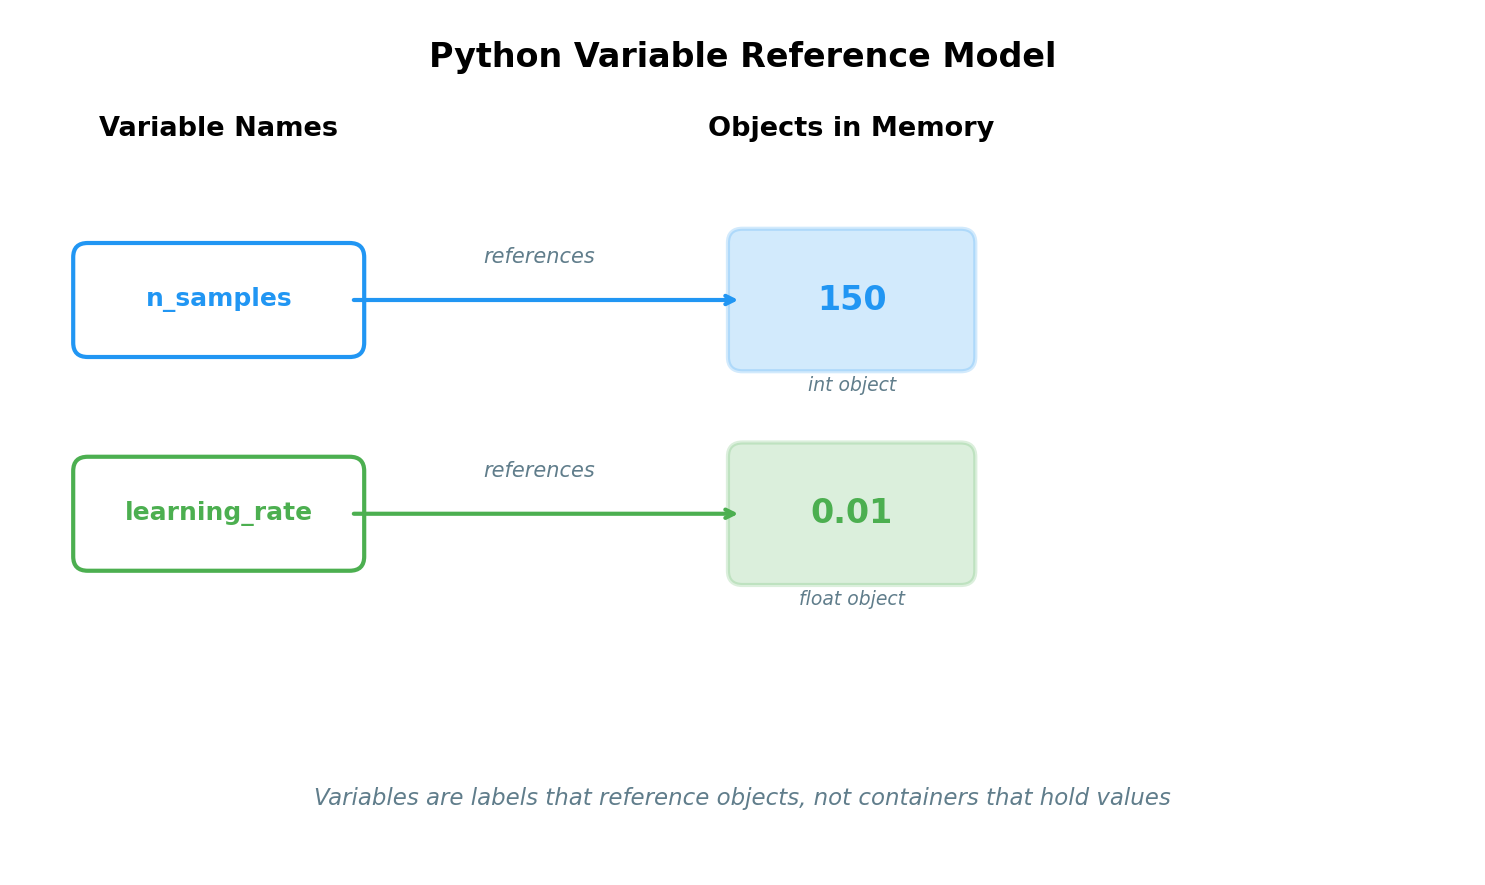

Recreate this plot in Python.
"""
Variable Reference Model Diagram
Shows how variables are references to objects in memory
"""
import matplotlib.pyplot as plt
import matplotlib.patches as patches

fig, ax = plt.subplots(figsize=(10, 6))
ax.set_xlim(0, 10)
ax.set_ylim(0, 6)
ax.axis('off')

# Define colors
color_blue = '#2196F3'
color_green = '#4CAF50'
color_gray = '#607D8B'

# Variable names (labels)
var_y = 4
ax.add_patch(patches.FancyBboxPatch((0.5, var_y-0.3), 1.8, 0.6,
                                     boxstyle="round,pad=0.1",
                                     edgecolor=color_blue,
                                     facecolor='white',
                                     linewidth=2))
ax.text(1.4, var_y, 'n_samples', ha='center', va='center',
        fontsize=12, weight='bold', color=color_blue)

ax.add_patch(patches.FancyBboxPatch((0.5, var_y-1.8), 1.8, 0.6,
                                     boxstyle="round,pad=0.1",
                                     edgecolor=color_green,
                                     facecolor='white',
                                     linewidth=2))
ax.text(1.4, var_y-1.5, 'learning_rate', ha='center', va='center',
        fontsize=12, weight='bold', color=color_green)

# Objects in memory
obj_y = 4
ax.add_patch(patches.FancyBboxPatch((5, obj_y-0.4), 1.5, 0.8,
                                     boxstyle="round,pad=0.1",
                                     edgecolor=color_blue,
                                     facecolor=color_blue,
                                     linewidth=2,
                                     alpha=0.2))
ax.text(5.75, obj_y, '150', ha='center', va='center',
        fontsize=16, weight='bold', color=color_blue)
ax.text(5.75, obj_y-0.6, 'int object', ha='center', va='center',
        fontsize=9, style='italic', color=color_gray)

ax.add_patch(patches.FancyBboxPatch((5, obj_y-1.9), 1.5, 0.8,
                                     boxstyle="round,pad=0.1",
                                     edgecolor=color_green,
                                     facecolor=color_green,
                                     linewidth=2,
                                     alpha=0.2))
ax.text(5.75, obj_y-1.5, '0.01', ha='center', va='center',
        fontsize=16, weight='bold', color=color_green)
ax.text(5.75, obj_y-2.1, 'float object', ha='center', va='center',
        fontsize=9, style='italic', color=color_gray)

# Arrows (references)
ax.annotate('', xy=(5, var_y), xytext=(2.3, var_y),
            arrowprops=dict(arrowstyle='->', lw=2, color=color_blue))
ax.annotate('', xy=(5, var_y-1.5), xytext=(2.3, var_y-1.5),
            arrowprops=dict(arrowstyle='->', lw=2, color=color_green))

# Labels
ax.text(3.6, var_y+0.3, 'references', ha='center', va='center',
        fontsize=10, style='italic', color=color_gray)
ax.text(3.6, var_y-1.2, 'references', ha='center', va='center',
        fontsize=10, style='italic', color=color_gray)

# Section labels
ax.text(1.4, 5.2, 'Variable Names', ha='center', va='center',
        fontsize=13, weight='bold', color='black')
ax.text(5.75, 5.2, 'Objects in Memory', ha='center', va='center',
        fontsize=13, weight='bold', color='black')

# Title
ax.text(5, 5.7, 'Python Variable Reference Model', ha='center', va='center',
        fontsize=16, weight='bold')

# Add explanatory text
ax.text(5, 0.5, 'Variables are labels that reference objects, not containers that hold values',
        ha='center', va='center', fontsize=11, style='italic', color=color_gray)

plt.tight_layout()
plt.savefig('/home/chirag/ds-book/book/course-02-programming/ch05-python-fundamentals/diagrams/variable_reference_model.png',
            dpi=150, bbox_inches='tight', facecolor='white')
print("Generated: variable_reference_model.png")
